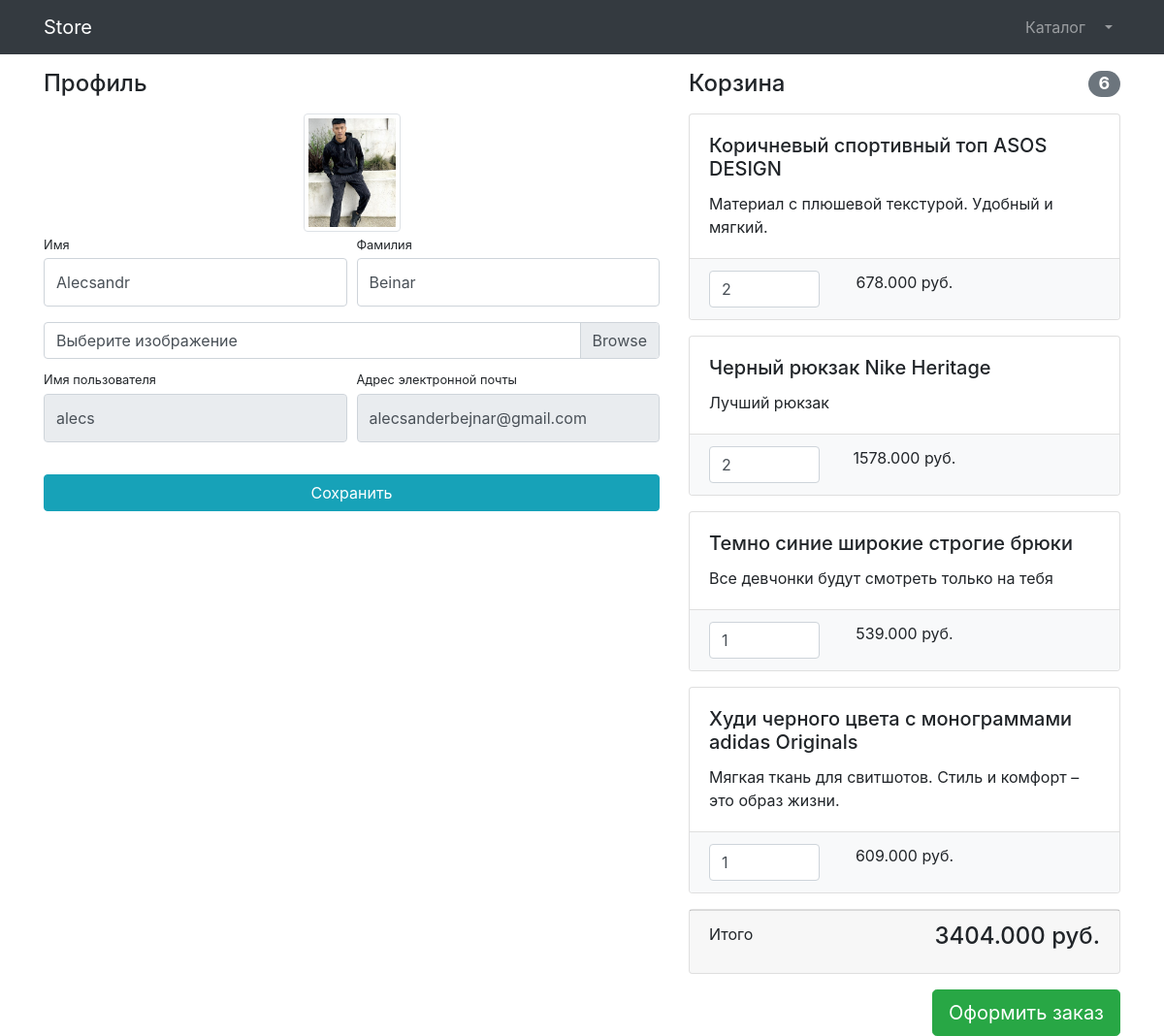
/users/profile/ (signed in), run on the app's committed database.
### users/models.py (models this page shows)
class User(AbstractUser):
    image = models.ImageField(upload_to='users_images', null=True, blank=True)

### products/models.py (models this page shows, shortened)
class Basket(models.Model):
    user = models.ForeignKey(to=User, on_delete=models.CASCADE)
    product = models.ForeignKey(to=Product, on_delete=models.CASCADE)
    quantity = models.PositiveIntegerField(default=0)
    created_timestamp = models.DateTimeField(auto_now_add=True)
    objects = BasketQuerySet.as_manager()
    def sum(self):
        return self.product.price * self.quantity

class Product(models.Model):
    name = models.CharField(max_length=256)
    description = models.TextField()
    price = models.DecimalField(max_digits=6, decimal_places=3)
    quantity = models.PositiveIntegerField(default=0)
    image = models.ImageField(upload_to='products_images')
    category = models.ForeignKey(to=ProductCategory, on_delete=models.PROTECT)

### users/views.py (the view)
# urls.py: path('profile/', profile, name='profile'),
@login_required
def profile(request):
    if request.method == 'POST':
        form = UserProfileForm(instance=request.user, data=request.POST, files=request.FILES)
        if form.is_valid():
            form.save()
            return HttpResponseRedirect(reverse('users:profile'))
        else:
            print(form.errors)
    else:
        form = UserProfileForm(instance=request.user)
    context = {
        'title': 'Store - Профиль',
        'form': form,
        'baskets': Basket.objects.filter(user=request.user),
    }
    return render(request, 'users/profile.html', context)

### users/forms.py
class UserProfileForm(UserChangeForm):
    first_name = forms.CharField(widget=forms.TextInput(attrs={'class': 'form-control py-4'}))
    last_name = forms.CharField(widget=forms.TextInput(attrs={'class': 'form-control py-4'}))
    image = forms.ImageField(widget=forms.FileInput(attrs={'class': 'custom-file-input'}), required=False)
    username = forms.CharField(widget=forms.TextInput(attrs={'class': 'form-control py-4', 'readonly': True}))
    email = forms.CharField(widget=forms.TextInput(attrs={'class': 'form-control py-4', 'readonly': True}))
    class Meta:
        model = User
        fields = ('first_name', 'last_name', 'image', 'username', 'email')

### products/models.py (called while the page is built)
    def total_sum(self):
        return sum(basket.sum() for basket in self)

    def total_quantity(self):
        return sum(basket.quantity for basket in self)

### users/templates/users/profile.html (shortened to what this page needs)
{% extends 'products/base.html' %}
{% load static %}
{% block css %}
    <link href="{% static 'vendor/css/profile.css' %}" rel="stylesheet">
{% endblock %}
{% block content %}
    <div class="container">
    <div class="row">
        <div class="col-lg-7">
            <h4 class="mt-3 mb-3">Профиль</h4>
            <div class="col-lg-12 text-center">
                <img width="100" height="100"
                     src="{% if user.image %} {{ user.image.url }} {% else %} {% static 'vendor/img/users/default_avatar.jpg' %}{% endif %}"
                     class="img-thumbnail">
            </div>
            <form action="{% url 'users:profile' %}" method="post" enctype="multipart/form-data">
                <div class="form-row">
                    <div class="col-lg-6">
                        <div class="form-group">
                            <label class="small mb-1" for="{{ form.first_name.id_for_label }}">Имя</label>
                            {{ form.first_name }}
                        </div>
                    </div>
                    <div class="col-lg-6">
                        <div class="form-group">
                            <label class="small mb-1" for="{{ form.last_name.id_for_label }}">Фамилия</label>
                            {{ form.last_name }}
                        </div>
                    </div>
                </div>
                <div class="form-row mb-2">
                    <div class="col-lg-12">
                        <div class="custom-file">
                            <label class="custom-file-label" for="{{ form.image.id_for_label }}">Выберите изображение</label>
                        </div>
                    </div>
                </div>
                <div class="form-row">
                    <div class="col-lg-6">
                        <label class="small mb-1" for="{{ form.username.id_for_label }}">Имя пользователя</label>
                        {{ form.username }}
                    </div>
                    <div class="col-lg-6">
                        <label class="small mb-1" for="{{ form.email.id_for_label }}">Адрес электронной
                            почты</label>
                        {{ form.email }}
                    </div>
                </div>
                <div class="form-row">
                    <div class="col-lg-12" style="margin-top: 33px;">
                        <input class="btn btn-info btn-block" type="submit" value="Сохранить">
                    </div>
                </div>
            </form>
        </div>
        <div class="col-lg-5">
            {% include 'products/baskets.html' %}
        </div>
    </div>
</div>
{% endblock %}

### products/templates/products/baskets.html (shortened to what this page needs)
{% if baskets %}
    <h4 class="mt-3 mb-3 d-flex justify-content-between align-items-center mb-3">
                Корзина <span class="badge badge-secondary badge-pill"> {{ baskets.total_quantity }}</span>
            </h4>
    {% for basket in baskets %}
        <div class="card mb-3">
                <div class="card-body">
                    <h5 class="card-title">{{ basket.product.name}}</h5>
                    <p class="card-text">{{ basket.product.description}}</p>
                </div>
                <ul class="list-group list-group-flush">
                    <li class="list-group-item bg-light">
                        <div class="row text-center">
                            <div class="col-lg-4">
                                <input name="basketID" type="number" class="form-control"
                                       value="{{ basket.quantity }}" min="0">
                            </div>
                            <div class="col-lg-4">{{ basket.sum}} руб.</div>
                            <div class="col-lg-4">
                            </div>
                        </div>
                    </li>
                </ul>
            </div>
    {% endfor %}
    <div class="card mb-3">
                <div class="card-footer">
                    <p class="float-left">Итого</p>
                    <h4 class="float-right">{{ baskets.total_sum }} руб.</h4>
                </div>
            </div>
    <a class="btn btn-success btn-lg float-right" href="../orders/order-create.html">
                Оформить заказ
            </a>
{% else %}
    <h4 class="mt-3 mb-3 text-center">
                Корзина пуста
    </h4>
{% endif %}

### data on the page
User: image (picture), first_name "Alecsandr", last_name "Beinar", username "alecs", email "alecsanderbejnar@gmail.com"
Basket: total_quantity "6", product.name "Коричневый спортивный топ ASOS DESIGN", product.description "Материал с плюшевой текстурой. Удобный и мягкий.", basketID "2", sum "678.000", total_sum "3404.000"
Basket: product.name "Черный рюкзак Nike Heritage", product.description "Лучший рюкзак", basketID "2", sum "1578.000"
Basket: product.name "Темно синие широкие строгие брюки", product.description "Все девчонки будут смотреть только на тебя", basketID "1", sum "539.000"
Basket: product.name "Худи черного цвета с монограммами adidas Originals", product.description "Мягкая ткань для свитшотов. Стиль и комфорт – это образ жизни.", basketID "1", sum "609.000"
